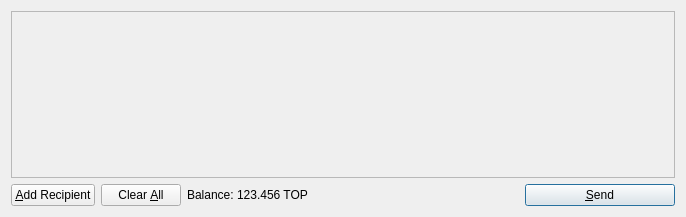
<?xml version="1.0" encoding="UTF-8"?>
<ui version="4.0">
 <class>SendCoinsDialog</class>
 <widget class="QDialog" name="SendCoinsDialog">
  <property name="geometry">
   <rect>
    <x>0</x>
    <y>0</y>
    <width>686</width>
    <height>217</height>
   </rect>
  </property>
  <property name="windowTitle">
   <string>Send Coins</string>
  </property>
  <layout class="QVBoxLayout" name="verticalLayout">
   <item>
    <widget class="QScrollArea" name="scrollArea">
     <property name="widgetResizable">
      <bool>true</bool>
     </property>
     <widget class="QWidget" name="scrollAreaWidgetContents">
      <property name="geometry">
       <rect>
        <x>0</x>
        <y>0</y>
        <width>666</width>
        <height>165</height>
       </rect>
      </property>
      <layout class="QVBoxLayout" name="verticalLayout_2">
       <property name="margin">
        <number>0</number>
       </property>
       <item>
        <layout class="QVBoxLayout" name="entries">
         <property name="spacing">
          <number>6</number>
         </property>
        </layout>
       </item>
       <item>
        <spacer name="verticalSpacer">
         <property name="orientation">
          <enum>Qt::Vertical</enum>
         </property>
         <property name="sizeHint" stdset="0">
          <size>
           <width>20</width>
           <height>40</height>
          </size>
         </property>
        </spacer>
       </item>
      </layout>
     </widget>
    </widget>
   </item>
   <item>
    <layout class="QHBoxLayout" name="horizontalLayout">
     <item>
      <widget class="QPushButton" name="addButton">
       <property name="toolTip">
        <string>Send to multiple recipients at once</string>
       </property>
       <property name="text">
        <string>&amp;Add Recipient</string>
       </property>
       <property name="icon">
        <iconset resource="../bitcoin.qrc">
         <normaloff>:/icons/add</normaloff>:/icons/add</iconset>
       </property>
       <property name="autoDefault">
        <bool>false</bool>
       </property>
      </widget>
     </item>
     <item>
      <widget class="QPushButton" name="clearButton">
       <property name="sizePolicy">
        <sizepolicy hsizetype="Minimum" vsizetype="Fixed">
         <horstretch>0</horstretch>
         <verstretch>0</verstretch>
        </sizepolicy>
       </property>
       <property name="toolTip">
        <string>Remove all transaction fields</string>
       </property>
       <property name="text">
        <string>Clear &amp;All</string>
       </property>
       <property name="icon">
        <iconset resource="../bitcoin.qrc">
         <normaloff>:/icons/remove</normaloff>:/icons/remove</iconset>
       </property>
       <property name="autoRepeatDelay">
        <number>300</number>
       </property>
       <property name="autoDefault">
        <bool>false</bool>
       </property>
      </widget>
     </item>
     <item>
      <layout class="QHBoxLayout" name="horizontalLayout_2">
       <property name="spacing">
        <number>3</number>
       </property>
       <item>
        <widget class="QLabel" name="label">
         <property name="text">
          <string>Balance:</string>
         </property>
        </widget>
       </item>
       <item>
        <widget class="QLabel" name="labelBalance">
         <property name="cursor">
          <cursorShape>IBeamCursor</cursorShape>
         </property>
         <property name="text">
          <string>123.456 TOP</string>
         </property>
         <property name="textInteractionFlags">
          <set>Qt::LinksAccessibleByMouse|Qt::TextSelectableByKeyboard|Qt::TextSelectableByMouse</set>
         </property>
        </widget>
       </item>
      </layout>
     </item>
     <item>
      <spacer name="horizontalSpacer">
       <property name="orientation">
        <enum>Qt::Horizontal</enum>
       </property>
       <property name="sizeHint" stdset="0">
        <size>
         <width>40</width>
         <height>20</height>
        </size>
       </property>
      </spacer>
     </item>
     <item>
      <widget class="QPushButton" name="sendButton">
       <property name="minimumSize">
        <size>
         <width>150</width>
         <height>0</height>
        </size>
       </property>
       <property name="toolTip">
        <string>Confirm the send action</string>
       </property>
       <property name="text">
        <string>&amp;Send</string>
       </property>
       <property name="icon">
        <iconset resource="../bitcoin.qrc">
         <normaloff>:/icons/send</normaloff>:/icons/send</iconset>
       </property>
       <property name="default">
        <bool>true</bool>
       </property>
      </widget>
     </item>
    </layout>
   </item>
  </layout>
 </widget>
 <resources>
  <include location="../bitcoin.qrc"/>
 </resources>
 <connections/>
</ui>
